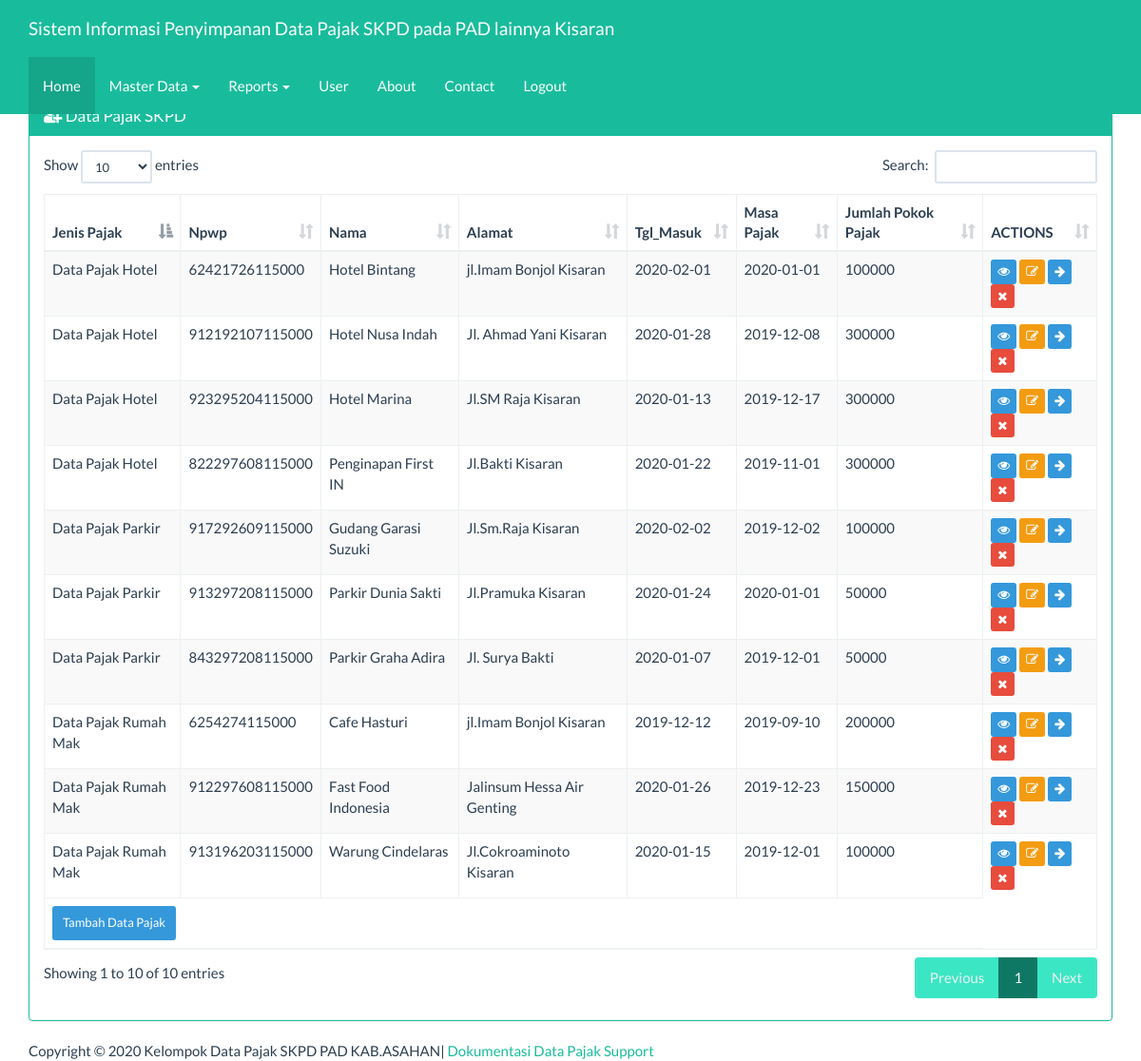
The app's page /index_admin.php?page=arsip&actions=tampil (signed in) with its own data.
### tables this page shows
CREATE TABLE `tbl_simpan` (
  `id` int(5) NOT NULL,
  `npwp` varchar(20) NOT NULL,
  `jenis_pajak` varchar(20) NOT NULL,
  `nama` varchar(50) NOT NULL,
  `penerima` varchar(50) NOT NULL,
  `pemberi` varchar(50) NOT NULL,
  `tgl_masuk` date NOT NULL,
  `alamat` text NOT NULL,
  `masa_pajak` date NOT NULL,
  `jumlah_pokok_pajak` varchar(20) NOT NULL
);

### views/arsip_tampil.php (the view, shortened to what this page needs)
<div class="container">
    <div class="row">
        <div class="col-xs-12">
            <div class="panel panel-success">
                <div class="panel-heading">
                    <h3 class="panel-title"><span class="fa fa-user-plus"></span> Data Pajak SKPD</h3>
                </div>
                <div class="panel-body">
                    <table id="dtskripsi" class="table table-bordered table-striped table-hover">
                        <thead>
                            <tr>
                                <th>Jenis Pajak</th><th>Npwp</th><th>Nama</th><th>Alamat</th><th>Tgl_Masuk</th><th>Masa Pajak</th><th>Jumlah Pokok Pajak</th><th>ACTIONS</th>
                            </tr>
                        </thead>
                        <tbody>
                            <?php
                            $sql = "SELECT * FROM tbl_simpan";
                            $query = mysqli_query($koneksi, $sql) or die("SQL Anda Salah");
                            while ($data = mysqli_fetch_array($query)) {
                                ?>
                                <tr>
									<td><?= $data['jenis_pajak'] ?></td>
                                   <td><?= $data['npwp'] ?></td>
									<td><?= $data['nama'] ?></td>
									<td><?= $data['alamat'] ?></td>
									<td><?= $data['tgl_masuk'] ?></td>
                                    <td><?= $data['masa_pajak'] ?></td>
									<td><?= $data['jumlah_pokok_pajak'] ?></td>
                                    <td>
                                        <a href="?page=arsip&actions=detail&id=<?= $data['id'] ?>" class="btn btn-info btn-xs">
                                            <span class="fa fa-eye"></span>
                                        </a>
                                        <a href="?page=arsip&actions=edit&id=<?= $data['id'] ?>" class="btn btn-warning btn-xs">
                                            <span class="fa fa-edit"></span>
                                        </a>
										<a href="?page=peminjaman&actions=tambah&nope=<?= $data['id'] ?>" class="btn btn-info btn-xs">
											<span class="fa fa-arrow-right"></span>
										</a>
                                        <a href="?page=arsip&actions=delete&id=<?= $data['id'] ?>" class="btn btn-danger btn-xs">
                                            <span class="fa fa-remove"></span>
                                        </a>
                                    </td>
                                </tr>
                            <?php } ?>
                        </tbody>
                        <tfoot>
                            <tr>
                                <td colspan="7">
                                    <a href="?page=arsip&actions=tambah" class="btn btn-info btn-sm">
                                        Tambah Data Pajak
                                    </a>
                                </td>
                            </tr>
                        </tfoot>
                    </table>
                </div>
            </div>
        </div>
    </div>
</div>

### index_admin.php (style rules this page uses)
body { margin-top:70px; }

### records on screen
tbl_simpan: jenis_pajak "Data Pajak Rumah Mak", npwp "6254274115000", nama "Cafe Hasturi", alamat "jl.Imam Bonjol Kisaran", tgl_masuk "2019-12-12", masa_pajak "2019-09-10", jumlah_pokok_pajak "200000"
tbl_simpan: jenis_pajak "Data Pajak Hotel", npwp "62421726115000", nama "Hotel Bintang", alamat "jl.Imam Bonjol Kisaran", tgl_masuk "2020-02-01", masa_pajak "2020-01-01", jumlah_pokok_pajak "100000"
tbl_simpan: jenis_pajak "Data Pajak Parkir", npwp "917292609115000", nama "Gudang Garasi Suzuki", alamat "Jl.Sm.Raja Kisaran", tgl_masuk "2020-02-02", masa_pajak "2019-12-02", jumlah_pokok_pajak "100000"
tbl_simpan: jenis_pajak "Data Pajak Hotel", npwp "912192107115000", nama "Hotel Nusa Indah", alamat "Jl. Ahmad Yani Kisaran", tgl_masuk "2020-01-28", masa_pajak "2019-12-08", jumlah_pokok_pajak "300000"
tbl_simpan: jenis_pajak "Data Pajak Rumah Mak", npwp "912297608115000", nama "Fast Food Indonesia", alamat "Jalinsum Hessa Air Genting", tgl_masuk "2020-01-26", masa_pajak "2019-12-23", jumlah_pokok_pajak "150000"
tbl_simpan: jenis_pajak "Data Pajak Parkir", npwp "913297208115000", nama "Parkir Dunia Sakti", alamat "Jl.Pramuka Kisaran", tgl_masuk "2020-01-24", masa_pajak "2020-01-01", jumlah_pokok_pajak "50000"
tbl_simpan: jenis_pajak "Data Pajak Rumah Mak", npwp "913196203115000", nama "Warung Cindelaras", alamat "Jl.Cokroaminoto Kisaran", tgl_masuk "2020-01-15", masa_pajak "2019-12-01", jumlah_pokok_pajak "100000"
tbl_simpan: jenis_pajak "Data Pajak Hotel", npwp "923295204115000", nama "Hotel Marina", alamat "Jl.SM Raja Kisaran", tgl_masuk "2020-01-13", masa_pajak "2019-12-17", jumlah_pokok_pajak "300000"
tbl_simpan: jenis_pajak "Data Pajak Parkir", npwp "843297208115000", nama "Parkir Graha Adira", alamat "Jl. Surya Bakti", tgl_masuk "2020-01-07", masa_pajak "2019-12-01", jumlah_pokok_pajak "50000"
tbl_simpan: jenis_pajak "Data Pajak Hotel", npwp "822297608115000", nama "Penginapan First IN", alamat "Jl.Bakti Kisaran", tgl_masuk "2020-01-22", masa_pajak "2019-11-01", jumlah_pokok_pajak "300000"
